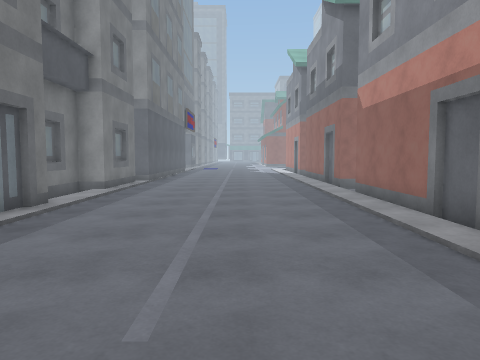
[1] (above)

24 first-person views from a walk through a Unity game level. The camera is 1.4 m above the floor, tilts 4° down and sees 70° across. The floor is counted in squares, 1 m on a side. Each view is taken from the middle of a square. On the plan, view 1 faces up. The plan holds only what a view shows up to about 15 squares ahead; the rest is blank. The place goes on beyond the plan. Some surface patterns are stand-ins.

[2]
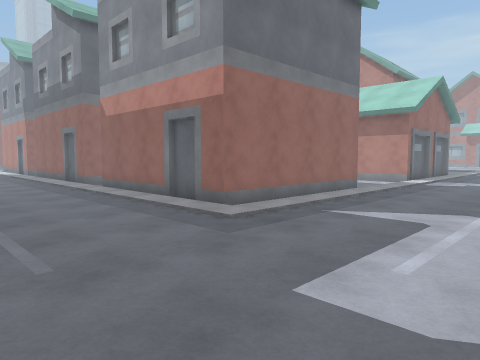

[3]
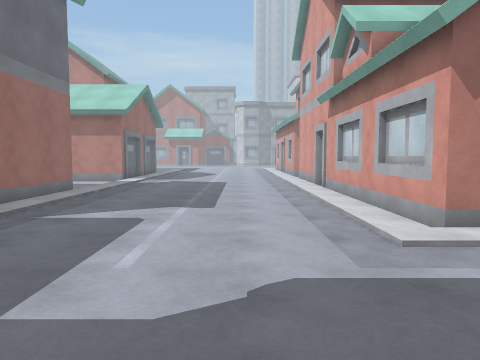

[4]
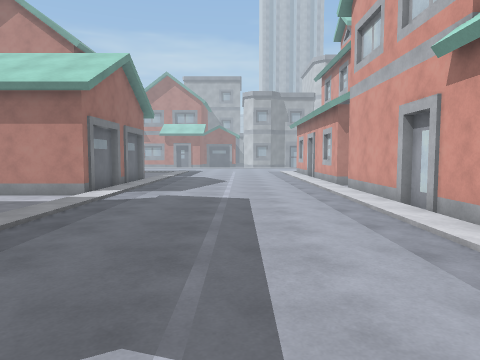

[5]
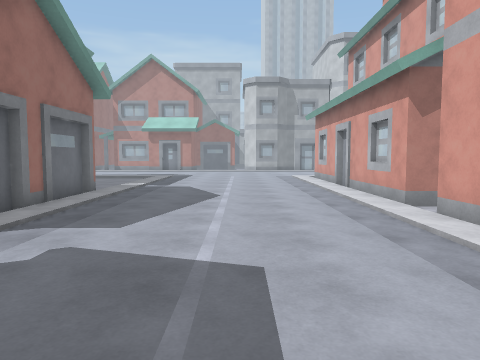

[6]
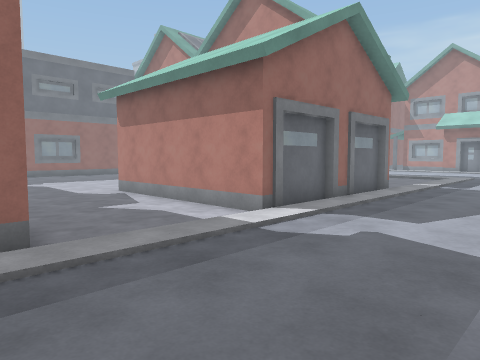

[7]
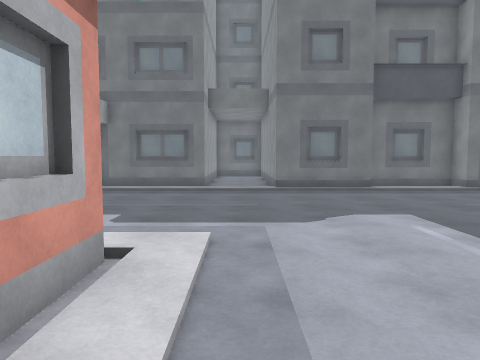

[8]
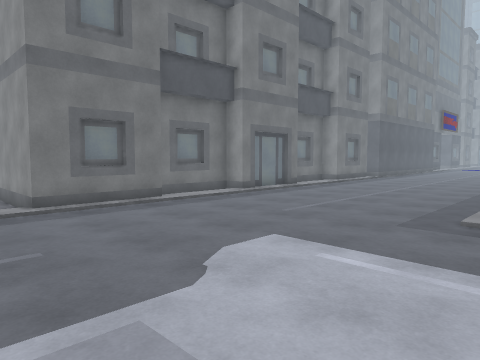

[9]
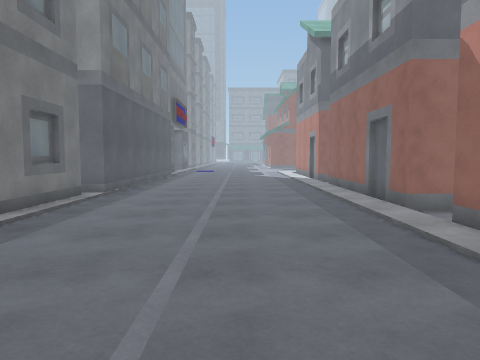

[10]
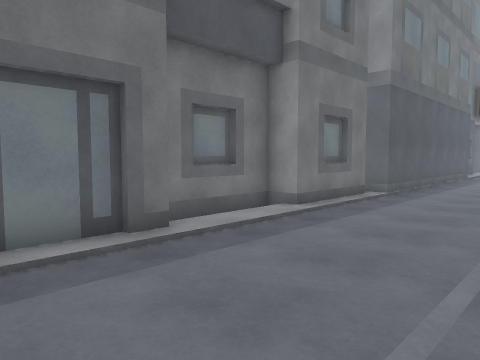

[11]
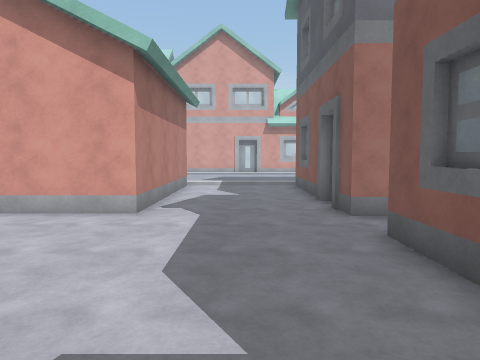

[12]
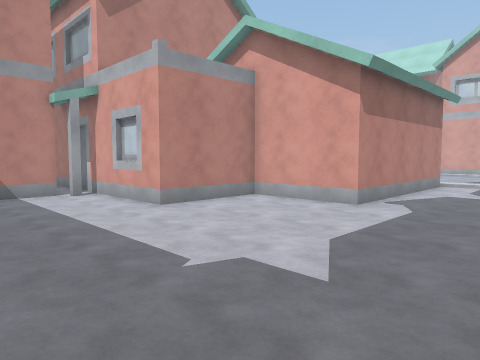

[13]
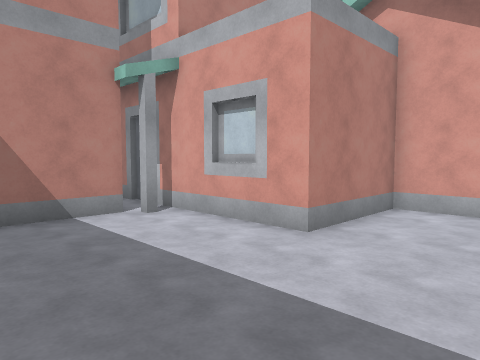

[14]
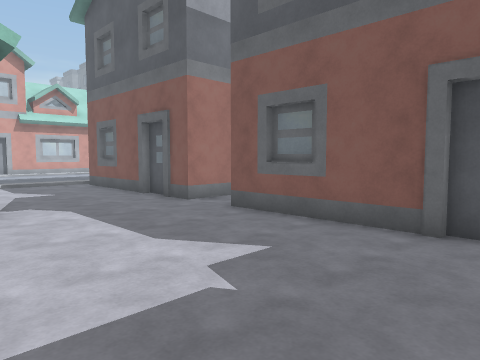

[15]
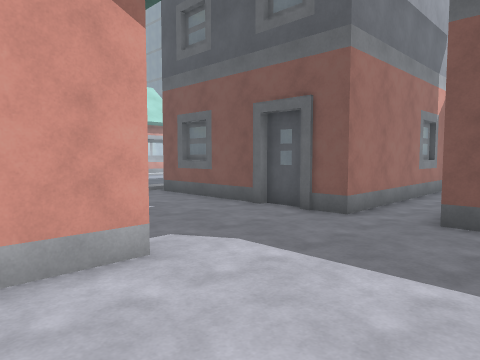

[16]
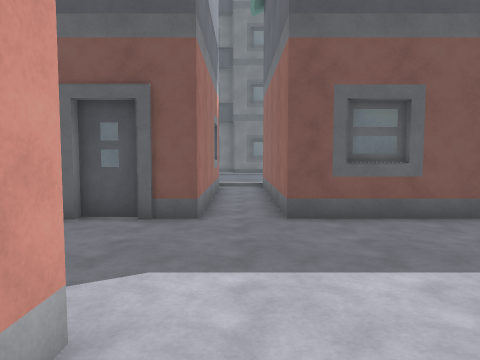

[17]
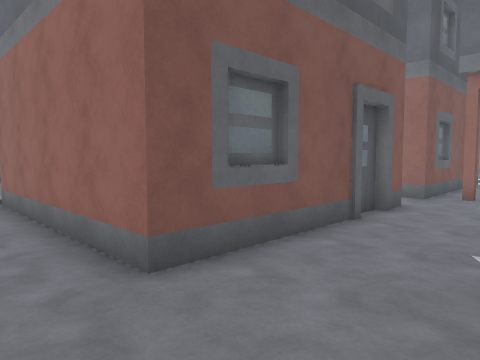

[18]
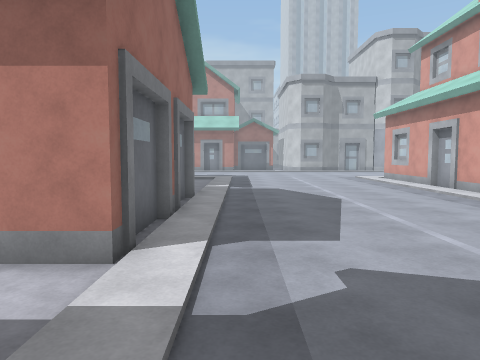

[19]
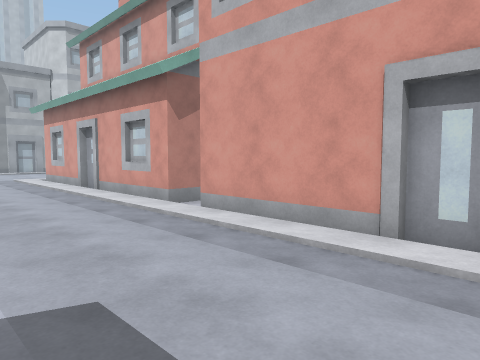

[20]
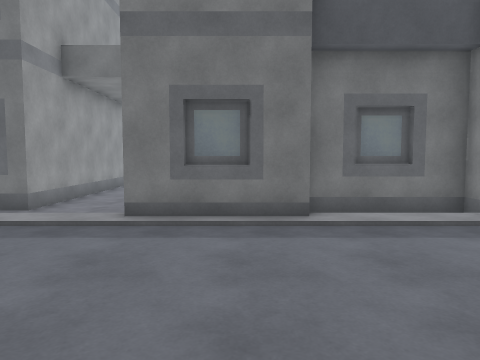

[21]
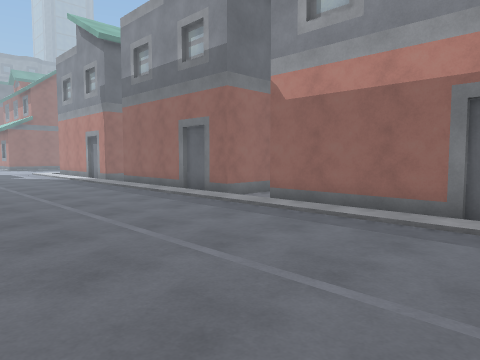

[22]
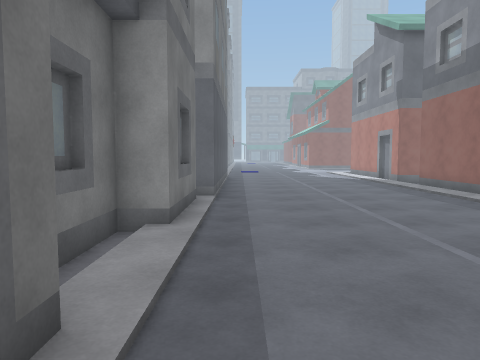

[23]
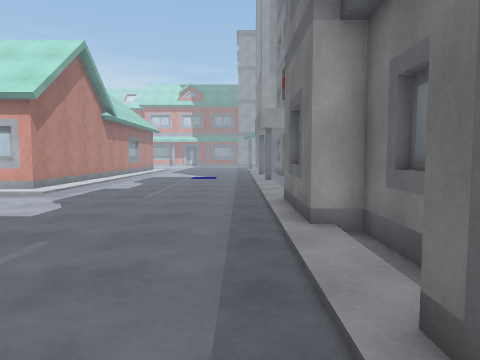

[24]
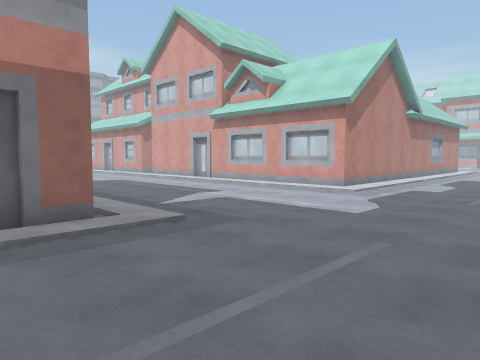

### Floor plan
Key: @ floor where view 1 was taken; # wall or solid block; . floor; / step, stairs or slope; H house; B building.
Columns run from 8 left of view 1 to 28 right of it. Each row starts with its distance up from view 1.
 22    #......../       #..   ..
 21    #......../       #.............#
 20    #......../       #.............#
 19    #......../       #.............#
 18   ##......../#      #.............#
 17   ##......../#      H.........#HH##
 16   #B......../#      #.........####
 15   #B......../########.........#
 14   ##......../.................#
 13  ##........./########.....#####
 12  #B........./#      #.....#
 11  #B........./#      #.....#
 10  ##........./#      #.....#
  9   #........./#      #.....#
  8   #........./#      #.....#
  7   #........./#      H.....#
  6   #........./#      #.....#
  5  ##........./########.....########
  4  #B..................................
  3  #B..................................
  2  ##..................................
  1   ##.................................
  0   #B....@............................
 -1   #B.................................
 -2 ####.................................
 -3 ../..................................
 -4 ../..................................
 -5 ../..................................
 -6 ##/........./#HH##HH#########.##H####
 -7  B/........./                 #

Where each view was taken, in squares from view 1:
view 1: 0 up, 0 right, facing up
view 2: 2 down, 2 left, facing up-right
view 3: 2 down, 2 left, facing right
view 4: 1 down, 5 right, facing right
view 5: 1 down, 12 right, facing right
view 6: 1 down, 11 right, facing up-right
view 7: 4 down, 9 right, facing left
view 8: 5 down, 5 right, facing up-left
view 9: 6 up, 0 right, facing up
view 10: 6 up, 0 right, facing up-left
view 11: 21 up, 15 right, facing down
view 12: 22 up, 13 right, facing down-right
view 13: 22 up, 18 right, facing down-right
view 14: 22 up, 19 right, facing down-left
view 15: 17 up, 20 right, facing down-left
view 16: 14 up, 20 right, facing left
view 17: 13 up, 16 right, facing up-left
view 18: 3 up, 13 right, facing right
view 19: 0 up, 13 right, facing down-right
view 20: 0 up, 2 right, facing left
view 21: 6 up, 4 left, facing up-right
view 22: 7 up, 4 left, facing up
view 23: 8 up, 4 left, facing down
view 24: 8 up, 3 left, facing down-right
